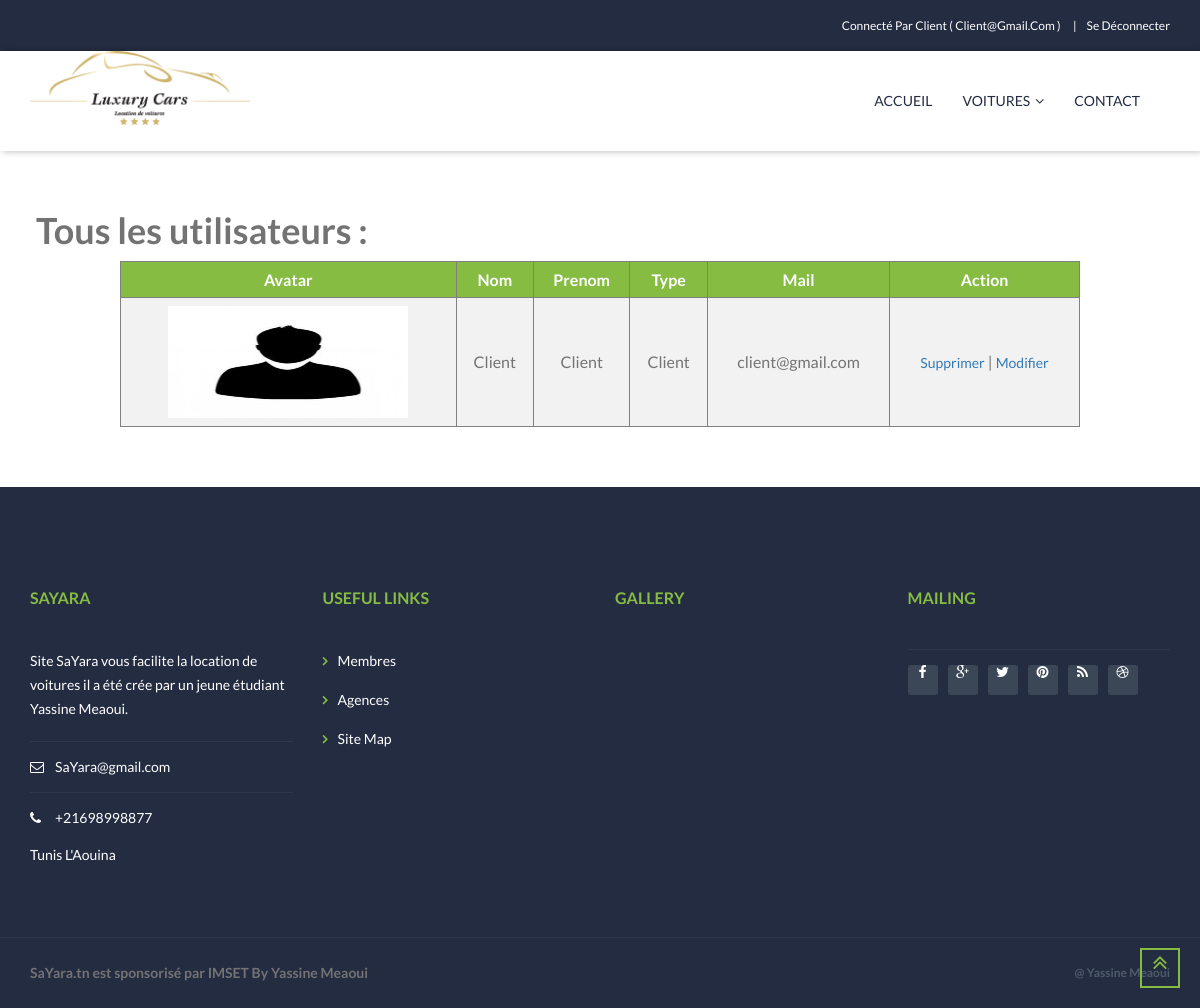
/lister.php (signed in), run on the app's committed database.
### tables this page shows
CREATE TABLE IF NOT EXISTS `user` (
  `id` int(11) NOT NULL AUTO_INCREMENT,
  `nom` varchar(255) DEFAULT NULL,
  `prenom` varchar(255) DEFAULT NULL,
  `login` varchar(255) DEFAULT NULL,
  `mdp` varchar(255) DEFAULT NULL,
  `mail` varchar(255) DEFAULT NULL,
  `type` varchar(255) DEFAULT NULL,
  `avatar` text,
  `connecte` varchar(255) NOT NULL,
  PRIMARY KEY (`id`)
);

### class_user.php (called while the page is built, shortened)
<?php
require_once("connexion.php");
class user{
public static function lister(){
	global $cnx;
	$sql="SELECT * FROM user ORDER BY type ASC";
	$res=$cnx->query($sql);
	 return($res->fetchAll(PDO::FETCH_NUM));
}
}
?>

### lister.php (the view, shortened to what this page needs)
<html lang="en">
<head><title>Home</title>
    <link type="text/css" rel="stylesheet" href="assets/font/font-icon/font-awesome-4.4.0/css/font-awesome.css">
    <link type="text/css" rel="stylesheet" href="assets/font/font-icon/font-svg/css/Glyphter.css">
    <link type="text/css" rel="stylesheet" href="assets/libs/animate/animate.css">
    <link type="text/css" rel="stylesheet" href="assets/libs/bootstrap-3.3.5/css/bootstrap.css">
    <link type="text/css" rel="stylesheet" href="assets/libs/owl-carousel-2.0/assets/owl.carousel.css">
    <link type="text/css" rel="stylesheet" href="assets/libs/selectbox/css/jquery.selectbox.css">
    <link type="text/css" rel="stylesheet" href="assets/libs/fancybox/css/jquery.fancybox.css">
    <link type="text/css" rel="stylesheet" href="assets/libs/fancybox/css/jquery.fancybox-buttons.css">
    <link type="text/css" rel="stylesheet" href="assets/libs/media-element/build/mediaelementplayer.min.css">
    <link type="text/css" rel="stylesheet" href="#" id="color-skins">
</head>
<body>
<header>
    <div class="header-topbar">
        <div class="container">
            <div class="topbar-right pull-right">
				<?php
				if(!isset($_SESSION['login']) ){
					echo ' <div class="group-sign-in"><a href="login.php" class="login">Se Connecter</a><a href="register.php" class="register">Inscription</a></div> ';
				}else{
					if($_SESSION['type']=="Admin"){
						echo '<div class="group-sign-in">
						<a href="lister.php" class="register">Lister Les Membres</a>
						<a href="#" class="login"> | Connecté par  '.$_SESSION['login'] .' ( '.$_SESSION['mail'].' )  </a>
						<a href="deconnexion.php" class="register">Se Déconnecter</a></div>';
						}else{
						echo '<div class="group-sign-in">
						<a href="#" class="login"> Connecté par  '.$_SESSION['login'] .' ( '.$_SESSION['mail'].' )  </a><a href="deconnexion.php" class="register">Se Déconnecter</a></div>';
						}
					}
				?>
            </div>
        </div>
    </div>
    <div class="header-main homepage-01">
        <div class="container">
            <div class="header-main-wrapper">
                <div class="navbar-heade">
                    <div class="logo pull-left"><a href="index.php" class="header-logo"><img src="assets/images/1.png" alt=""/></a></div>
                </div>
                <nav class="navigation collapse navbar-collapse pull-right">
                    <ul class="nav-links nav navbar-nav">
                        <li ><a href="index.php" class="main-menu">Accueil</span></a>
                        </li>
                        <li class="dropdown"><a href="javascript:void(0)" class="main-menu">Voitures<span class="fa fa-angle-down icons-dropdown"></span></a>
                        </li>
                        <li><a href="contact.php" class="main-menu">Contact</a></li>
                    </ul>
                </nav>
            </div>
        </div>
    </div>
</header>
<div id="wrapper-content">
    <div id="page-wrapper">
	<div style="margin-top:5%;margin-bottom:5%;">
	<h1 style="margin-left:3%;"> Tous les utilisateurs :</h1>
        <?php
		require_once('class_user.php');
		if(($_SESSION['login'])){
			if($_SESSION['type']=="Admin"){
			$liste=user::lister();
				echo '<table align="center" border="1" width="90%">';
				echo ' <tr style="background-color:#86bc42">
						<th style="text-align:center">Avatar</th>
						<th style="text-align:center">Nom</th>
						<th style="text-align:center">Prenom</th>
						<th style="text-align:center">Type</th>
						<th style="text-align:center">Mail</th>
						<th style="text-align:center">Action</th>
						<th style="text-align:center">Voiture</th>
						</tr>';
				foreach($liste as $cle=>$valeur)
				{
				$liste1=Dispo::rech_voit__dispo($valeur[1]);
				$liste2=voiture::recherche_voit($liste1[1]);
				echo'<tr>';
						echo '<td style="text-align:center"><img src="'.$valeur[7] .'" style="width:15em;height:7em;"/></td>';
						echo '<td style="text-align:center">'.$valeur[1] .'</td>';
						echo '<td style="text-align:center">'.$valeur[2] .'</td>';
						echo '<td style="text-align:center">'.$valeur[6] .'</td>';
						echo '<td style="text-align:center">'.$valeur[5] .'</td>';
					echo '<td style="text-align:center"><a class="boutonsupprimer" href=supprimer_user.php?id='.$valeur[0] .' ">Supprimer</a>
					| <a href="modifier_user.php?id='.$valeur[0] .' ">Modifier </a>
					</td>';
					echo '<td style="text-align:center"><img src="'.$liste2[8] .'" style="width:8em;height:7em;"/><br>'.$liste2[1].'</td>
					</tr>';
				}
					echo'</table>';
			}
			else{
				$liste=user::lister();
				echo '<table align="center" border="1" width="90%">';
				echo ' <tr style="background-color:#86bc42">
						<th style="text-align:center">Avatar</th>
						<th style="text-align:center">Nom</th>
						<th style="text-align:center">Prenom</th>
						<th style="text-align:center">Type</th>
						<th style="text-align:center">Mail</th>
						<th style="text-align:center">Action</th></tr>';
				foreach($liste as $cle=>$valeur)
				{
				if(($valeur[6]!="Admin")){
				echo'<tr>';
						echo '<td style="text-align:center"><img src="'.$valeur[7] .'" style="width:15em;height:7em;" /></td>';
						echo '<td style="text-align:center">'.$valeur[1] .'</td>';
						echo '<td style="text-align:center">'.$valeur[2] .'</td>';
						echo '<td style="text-align:center">'.$valeur[6] .'</td>';
						echo '<td style="text-align:center">'.$valeur[5] .'</td>';
					echo '<td style="text-align:center"><a class="boutonsupprimer" href=supprimer_user.php?id='.$valeur[0] .' ">Supprimer</a>
					| <a href="modifier_user.php?id='.$valeur[0] .' ">Modifier </a>
					</td>
					</tr>';
				}}
					echo'</table>';
			}
		}
				?>
				</div>
    </div>
    <div id="back-top"><a href="#top"><i class="fa fa-angle-double-up"></i></a></div>
</div>
<footer>
    <div class="footer-main" >
        <div class="container">
            <div class="footer-main-wrapper">
                <div class="row">
                    <div class="col-2">
                        <div class="col-md-3 col-sm-6 col-xs-6 sd380">
                            <div class="edugate-widget widget">
                                <div class="title-widget">SAYARA</div>
                                <div class="content-widget"><p>Site SaYara vous facilite la location de voitures il a été crée par un jeune étudiant Yassine Meaoui.</p>
                                    <div class="info-list">
                                        <ul class="list-unstyled">
                                            <li><i class="fa fa-envelope-o"></i><a href="#">SaYara@gmail.com</a></li>
                                            <li><i class="fa fa-phone"></i><a href="#">+21698998877</a></li>
                                                <p>Tunis L'Aouina</p></a></li>
                                        </ul>
                                    </div>
                                </div>
                            </div>
                        </div>
                        <div class="col-md-3 col-sm-6 col-xs-6 sd380">
                            <div class="useful-link-widget widget">
                                <div class="title-widget">USEFUL LINKS</div>
                                <div class="content-widget">
                                    <div class="useful-link-list">
                                        <div class="row">
                                            <div class="col-md-6 col-sm-6 col-xs-6">
                                                <ul class="list-unstyled">
                                                    <li><i class="fa fa-angle-right"></i><a href="#">Membres</a></li>
                                                    <li><i class="fa fa-angle-right"></i><a href="#">Agences</a></li>
                                                    <li><i class="fa fa-angle-right"></i><a href="#">Site Map</a></li>
                                                </ul>
                                            </div>
                                            <div class="col-md-6 col-sm-6 col-xs-6">
                                            </div>
                                        </div>
                                    </div>
                                </div>
                            </div>
                        </div>
                    </div>
                    <div class="col-2">
                        <div class="col-md-3 col-sm-6 col-xs-6 sd380">
                            <div class="gallery-widget widget">
                                <div class="title-widget">GALLERY</div>
                            </div>
                        </div>
                        <div class="col-md-3 col-sm-6 col-xs-6 sd380">
                            <div class="mailing-widget widget">
                                <div class="title-widget">MAILING</div>
                                <div class="content-wiget">
                                    <div class="socials"><a href="#" class="facebook"><i class="fa fa-facebook"></i></a><a href="#" class="google"><i class="fa fa-google-plus"></i></a><a href="#" class="twitter"><i class="fa fa-twitter"></i></a><a href="#" class="pinterest"><i class="fa fa-pinterest"></i></a><a href="#" class="blog"><i class="fa fa-rss"></i></a><a href="#" class="dribbble"><i class="fa fa-dribbble"></i></a></div>
                                </div>
                            </div>
                        </div>
                    </div>
                </div>
            </div>
            <div class="hyperlink">
                <div class="pull-left hyper-left">
                    <ul class="list-inline">
                        <li><b>SaYara.tn</b> est sponsorisé par IMSET By Yassine Meaoui</li>
                    </ul>
                </div>
                <div class="pull-right hyper-right">@  Yassine Meaoui</div>
            </div>
        </div>
    </div>
</footer>
</body>
</html>

### lister.php (style rules this page uses)
table { border-collapse: collapse; width: 80%; }
th, td { text-align: left; padding: 8px; }
tr:nth-child(even) { background-color: #f2f2f2 }
th { color: white; }

### data on the page
user: avatar (picture), nom "Client", prenom "Client", type "Client", mail "client@gmail.com"

### other printed values
$_SESSION['login'] "Client"
$_SESSION['mail'] "Client@gmail.com"
